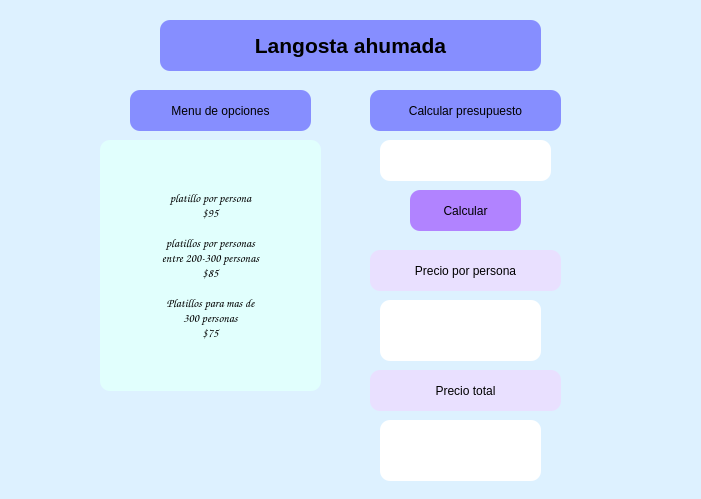
<?xml version="1.0" encoding="UTF-8"?>
<ui version="4.0">
 <class>Dialog</class>
 <widget class="QDialog" name="Dialog">
  <property name="geometry">
   <rect>
    <x>0</x>
    <y>0</y>
    <width>701</width>
    <height>499</height>
   </rect>
  </property>
  <property name="windowTitle">
   <string>Dialog</string>
  </property>
  <property name="styleSheet">
   <string notr="true">background-color: rgb(221, 241, 255);</string>
  </property>
  <widget class="QLabel" name="label">
   <property name="geometry">
    <rect>
     <x>160</x>
     <y>20</y>
     <width>381</width>
     <height>51</height>
    </rect>
   </property>
   <property name="font">
    <font>
     <family>Arial</family>
     <pointsize>16</pointsize>
     <weight>75</weight>
     <bold>true</bold>
    </font>
   </property>
   <property name="styleSheet">
    <string notr="true">background-color: rgb(134, 142, 255);
border-radius:10px
</string>
   </property>
   <property name="text">
    <string>Langosta ahumada</string>
   </property>
   <property name="alignment">
    <set>Qt::AlignCenter</set>
   </property>
  </widget>
  <widget class="QPushButton" name="btn_calcular">
   <property name="geometry">
    <rect>
     <x>410</x>
     <y>190</y>
     <width>111</width>
     <height>41</height>
    </rect>
   </property>
   <property name="styleSheet">
    <string notr="true">background-color: rgb(177, 131, 255);
border-radius:10px
</string>
   </property>
   <property name="text">
    <string>Calcular</string>
   </property>
  </widget>
  <widget class="QLabel" name="lb_resultado">
   <property name="geometry">
    <rect>
     <x>380</x>
     <y>420</y>
     <width>161</width>
     <height>61</height>
    </rect>
   </property>
   <property name="styleSheet">
    <string notr="true">background-color: rgb(255, 255, 255);
border-radius:10px</string>
   </property>
   <property name="text">
    <string/>
   </property>
   <property name="alignment">
    <set>Qt::AlignCenter</set>
   </property>
  </widget>
  <widget class="QLineEdit" name="line_numero_personas">
   <property name="geometry">
    <rect>
     <x>380</x>
     <y>140</y>
     <width>171</width>
     <height>41</height>
    </rect>
   </property>
   <property name="styleSheet">
    <string notr="true">
background-color: rgb(255, 255, 255);
border-radius:10px</string>
   </property>
   <property name="alignment">
    <set>Qt::AlignCenter</set>
   </property>
  </widget>
  <widget class="QLabel" name="label_2">
   <property name="geometry">
    <rect>
     <x>130</x>
     <y>90</y>
     <width>181</width>
     <height>41</height>
    </rect>
   </property>
   <property name="font">
    <font>
     <family>Arial</family>
    </font>
   </property>
   <property name="styleSheet">
    <string notr="true">background-color: rgb(134, 142, 255);
border-radius:10px
</string>
   </property>
   <property name="text">
    <string>Menu de opciones</string>
   </property>
   <property name="alignment">
    <set>Qt::AlignCenter</set>
   </property>
  </widget>
  <widget class="QLabel" name="label_3">
   <property name="geometry">
    <rect>
     <x>370</x>
     <y>90</y>
     <width>191</width>
     <height>41</height>
    </rect>
   </property>
   <property name="font">
    <font>
     <family>Arial</family>
    </font>
   </property>
   <property name="styleSheet">
    <string notr="true">background-color: rgb(134, 142, 255);
border-radius:10px
</string>
   </property>
   <property name="text">
    <string>Calcular presupuesto</string>
   </property>
   <property name="alignment">
    <set>Qt::AlignCenter</set>
   </property>
  </widget>
  <widget class="QLabel" name="label_4">
   <property name="geometry">
    <rect>
     <x>100</x>
     <y>140</y>
     <width>221</width>
     <height>251</height>
    </rect>
   </property>
   <property name="font">
    <font>
     <family>Comic Sans MS</family>
    </font>
   </property>
   <property name="styleSheet">
    <string notr="true">background-color: rgb(225, 255, 253);
border-radius:10px
</string>
   </property>
   <property name="text">
    <string>platillo por persona
$95

platillos por personas
entre 200-300 personas
$85

Platillos para mas de
300 personas
$75</string>
   </property>
   <property name="alignment">
    <set>Qt::AlignCenter</set>
   </property>
  </widget>
  <widget class="QLabel" name="label_5">
   <property name="geometry">
    <rect>
     <x>10</x>
     <y>30</y>
     <width>111</width>
     <height>91</height>
    </rect>
   </property>
   <property name="text">
    <string/>
   </property>
   <property name="pixmap">
    <pixmap resource="../recursos.qrc">:/Logos/Imagenes/uat-solo-chico.png</pixmap>
   </property>
   <property name="scaledContents">
    <bool>true</bool>
   </property>
  </widget>
  <widget class="QLabel" name="label_6">
   <property name="geometry">
    <rect>
     <x>570</x>
     <y>20</y>
     <width>111</width>
     <height>91</height>
    </rect>
   </property>
   <property name="text">
    <string/>
   </property>
   <property name="pixmap">
    <pixmap resource="../recursos.qrc">:/Logos/Imagenes/fians.png</pixmap>
   </property>
   <property name="scaledContents">
    <bool>true</bool>
   </property>
  </widget>
  <widget class="QLabel" name="label_7">
   <property name="geometry">
    <rect>
     <x>580</x>
     <y>300</y>
     <width>111</width>
     <height>91</height>
    </rect>
   </property>
   <property name="text">
    <string/>
   </property>
   <property name="pixmap">
    <pixmap resource="../recursos.qrc">:/Variadas/Imagenes/LogoEquipo.jpeg</pixmap>
   </property>
   <property name="scaledContents">
    <bool>true</bool>
   </property>
  </widget>
  <widget class="QLabel" name="label_costo_persona">
   <property name="geometry">
    <rect>
     <x>380</x>
     <y>300</y>
     <width>161</width>
     <height>61</height>
    </rect>
   </property>
   <property name="styleSheet">
    <string notr="true">background-color: rgb(255, 255, 255);
border-radius:10px</string>
   </property>
   <property name="text">
    <string/>
   </property>
   <property name="alignment">
    <set>Qt::AlignCenter</set>
   </property>
  </widget>
  <widget class="QLabel" name="label_8">
   <property name="geometry">
    <rect>
     <x>370</x>
     <y>250</y>
     <width>191</width>
     <height>41</height>
    </rect>
   </property>
   <property name="font">
    <font>
     <family>Arial</family>
    </font>
   </property>
   <property name="styleSheet">
    <string notr="true">background-color: rgb(233, 224, 255);
border-radius:10px
</string>
   </property>
   <property name="text">
    <string>Precio por persona</string>
   </property>
   <property name="alignment">
    <set>Qt::AlignCenter</set>
   </property>
  </widget>
  <widget class="QLabel" name="label_9">
   <property name="geometry">
    <rect>
     <x>370</x>
     <y>370</y>
     <width>191</width>
     <height>41</height>
    </rect>
   </property>
   <property name="font">
    <font>
     <family>Arial</family>
    </font>
   </property>
   <property name="styleSheet">
    <string notr="true">background-color: rgb(233, 224, 255);
border-radius:10px
</string>
   </property>
   <property name="text">
    <string>Precio total</string>
   </property>
   <property name="alignment">
    <set>Qt::AlignCenter</set>
   </property>
  </widget>
 </widget>
 <resources>
  <include location="../recursos.qrc"/>
 </resources>
 <connections/>
</ui>
